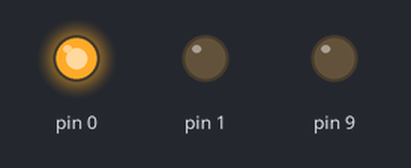
A sketch run on a simulated Arduino Uno, built with avr-gcc and run on an emulated ATmega328P. Shown: output pins drawn as LEDs (lit = HIGH).

Above: at 2.5 s.
At 5.5 s:
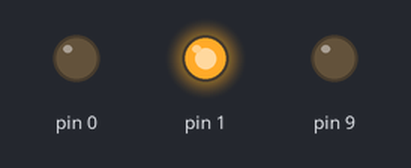
At 8.5 s:
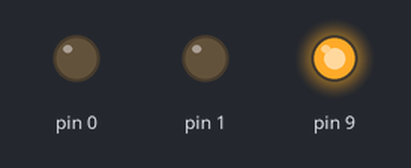
Timing chart, 0 to 14.3 s (numbered marks = the images above):
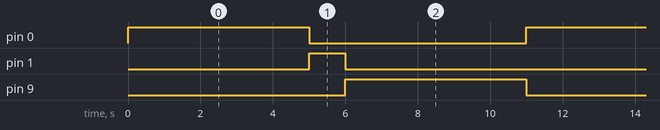

The sketch:

semaforo.ino
```cpp
void setup() {
  pinMode(0, OUTPUT);
  pinMode(1, OUTPUT);
  pinMode(9, OUTPUT);
}

void loop() {
  digitalWrite(0, HIGH);
  delay(5000);
  digitalWrite(0, LOW);
  digitalWrite(1, HIGH);
  delay(1000);
  digitalWrite(1, LOW);
  digitalWrite(9, HIGH);
  delay(5000);
  digitalWrite(9, LOW);
}
```

Measured:
- by itself, pin 0, pin 9: alternates HIGH for 5.0 s and LOW for 6.0 s
- by itself, pin 1: alternates HIGH for 1.0 s and LOW for 10.0 s
- by itself, everything shown: repeats every 11.0 s, in 4 steps
